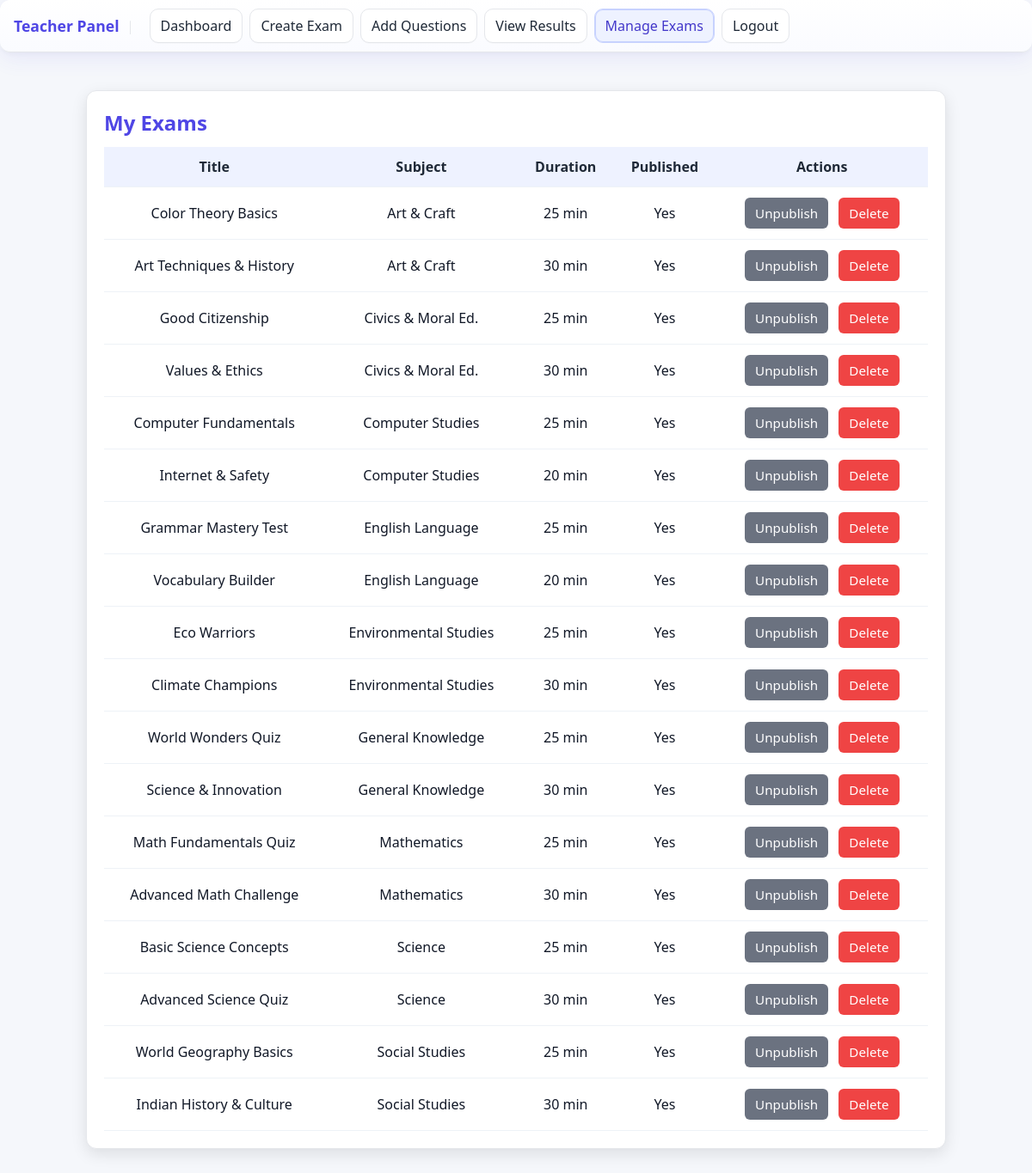
Screenshot of /exam/manage_exams.php (signed in) with the database file from the repository.
### tables this page shows
CREATE TABLE IF NOT EXISTS exams (
  exam_id INT AUTO_INCREMENT PRIMARY KEY,
  subject_id INT NOT NULL,
  title VARCHAR(150) NOT NULL,
  description TEXT,
  created_by INT NOT NULL,
  start_time DATETIME DEFAULT CURRENT_TIMESTAMP,
  end_time DATETIME DEFAULT NULL,
  duration_min INT NOT NULL DEFAULT 30,
  is_published TINYINT(1) NOT NULL DEFAULT 0,
  FOREIGN KEY (subject_id) REFERENCES subjects(subject_id) ON DELETE CASCADE,
  FOREIGN KEY (created_by) REFERENCES users(user_id) ON DELETE CASCADE
);

CREATE TABLE IF NOT EXISTS subjects (
  subject_id INT AUTO_INCREMENT PRIMARY KEY,
  name VARCHAR(100) NOT NULL UNIQUE
);

### exam/manage_exams.php (the view, shortened to what this page needs)
<?php
include "../db.php";
$teacherId = $_SESSION['user_id'];
$stmt = $pdo->prepare("SELECT e.*, s.name AS subject FROM exams e JOIN subjects s ON e.subject_id = s.subject_id WHERE e.created_by = ? ORDER BY e.start_time DESC");
$stmt->execute([$teacherId]);
$exams = $stmt->fetchAll(PDO::FETCH_ASSOC);
?>
<!DOCTYPE html>
<html lang="en">
<head>
  <link rel="stylesheet" href="../css/style.css">
  </head>
<body>
  <?php include "../includes/teacher_sidebar.php"; ?>
  <div class="main">
    <div class="container">
      <h2>My Exams</h2>
      <table>
        <tr>
          <th>Title</th>
          <th>Subject</th>
          <th>Duration</th>
          <th>Published</th>
          <th>Actions</th>
        </tr>
        <?php foreach ($exams as $e): ?>
          <tr>
            <td><?php echo htmlspecialchars($e['title']); ?></td>
            <td><?php echo htmlspecialchars($e['subject']); ?></td>
            <td><?php echo (int)$e['duration_min']; ?> min</td>
            <td><?php echo $e['is_published'] ? 'Yes' : 'No'; ?></td>
            <td>
              <?php if ($e['is_published']): ?>
                <form method="POST" class="inline">
                  <button class="btn unpub" type="submit">Unpublish</button>
                </form>
              <?php endif; ?>
              <form method="POST" class="inline" onsubmit="return confirm('Delete this exam?');">
                <button class="btn del" type="submit">Delete</button>
              </form>
            </td>
          </tr>
        <?php endforeach; ?>
      </table>
    </div>
  </div>
</body>
</html>

### css/style.css (style rules this page uses)
* { margin: 0; padding: 0; box-sizing: border-box; font-family: 'Segoe UI', Tahoma, Geneva, Verdana, sans-serif; }
:root { --primary: #4f46e5; --primary-dark: #4338ca; --secondary: #22d3ee; --accent: #10b981; --text: #1f2937; --text-light: #6b7280; --background: #f9fafb; }
body { margin: 0; background-color: var(--background); color: var(--text); }
.btn { padding: 0.6rem 1.2rem; border-radius: 8px; text-decoration: none; font-weight: 500; transition: all 0.3s ease; font-size: 0.95rem; }

### exam/manage_exams.php (style rules this page uses)
:root { --primary:#4f46e5; --accent:#10b981; --muted:#6b7280; --danger:#ef4444; --bg:#f5f7fb; --ink:#111827; }
body { background: var(--bg); color: var(--ink); }
.main { padding: 24px; }
.container { max-width: 1000px; margin: 20px auto; background:#fff; padding:20px; border-radius:12px; box-shadow:0 6px 18px rgba(0,0,0,0.1); border:1px solid #e5e7eb; }
.container h2 { margin: 0 0 12px; font-weight: 700; color: var(--primary); }
table { width:100%; border-collapse: collapse; background:#fff; }
th, td { padding:12px; border-bottom:1px solid #eef2f7; text-align:center; }
th { background:#eef2ff; color:#1f2937; font-weight:600; }
form.inline { display:inline-block; margin:0 4px; }
.btn { border:none; padding:8px 12px; border-radius:6px; cursor:pointer; color:#fff; transition:.2s; }
.unpub { background:var(--muted); }
.del { background:var(--danger); }

### rows the page displays
exams: title "Color Theory Basics", subject.name "Art & Craft", duration_min "25", is_published "Yes"
exams: title "Art Techniques & History", subject.name "Art & Craft", duration_min "30", is_published "Yes"
exams: title "Good Citizenship", subject.name "Civics & Moral Ed.", duration_min "25", is_published "Yes"
exams: title "Values & Ethics", subject.name "Civics & Moral Ed.", duration_min "30", is_published "Yes"
exams: title "Computer Fundamentals", subject.name "Computer Studies", duration_min "25", is_published "Yes"
exams: title "Internet & Safety", subject.name "Computer Studies", duration_min "20", is_published "Yes"
exams: title "Grammar Mastery Test", subject.name "English Language", duration_min "25", is_published "Yes"
exams: title "Vocabulary Builder", subject.name "English Language", duration_min "20", is_published "Yes"
exams: title "Eco Warriors", subject.name "Environmental Studies", duration_min "25", is_published "Yes"
exams: title "Climate Champions", subject.name "Environmental Studies", duration_min "30", is_published "Yes"
exams: title "World Wonders Quiz", subject.name "General Knowledge", duration_min "25", is_published "Yes"
exams: title "Science & Innovation", subject.name "General Knowledge", duration_min "30", is_published "Yes"
exams: title "Math Fundamentals Quiz", subject.name "Mathematics", duration_min "25", is_published "Yes"
exams: title "Advanced Math Challenge", subject.name "Mathematics", duration_min "30", is_published "Yes"
exams: title "Basic Science Concepts", subject.name "Science", duration_min "25", is_published "Yes"
exams: title "Advanced Science Quiz", subject.name "Science", duration_min "30", is_published "Yes"
exams: title "World Geography Basics", subject.name "Social Studies", duration_min "25", is_published "Yes"
exams: title "Indian History & Culture", subject.name "Social Studies", duration_min "30", is_published "Yes"
